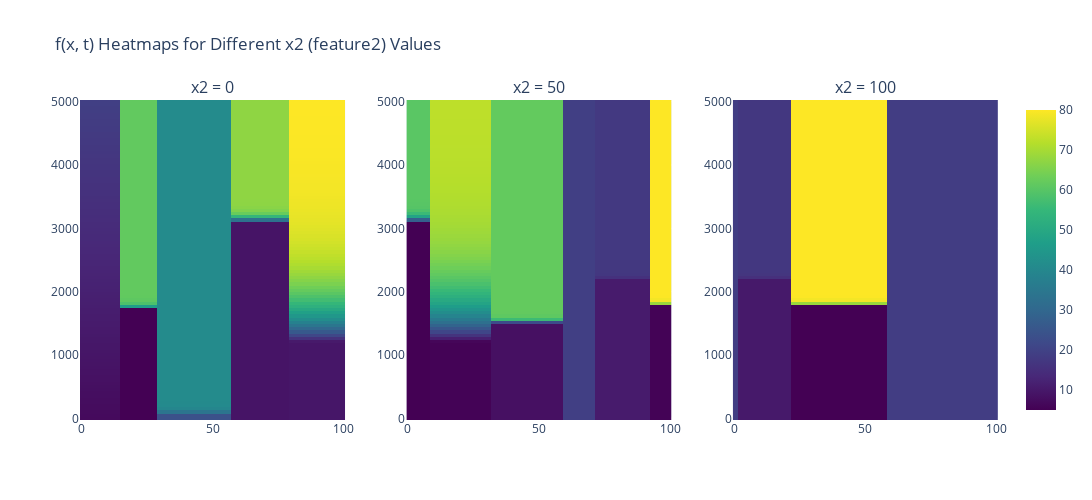

This figure's notebook cell:
### Code cell
# Import your RoelfesEmulator class here
# from your_module import RoelfesEmulator

# Setup
observations = 100
feature1 = np.linspace(0, 100, observations)
feature2_vals = [0, 50, 100]  # Pick 3 values

# Initialize emulator
em = RoelfesEmulator(dim=2, space_complexity=10, use_torch=False)
t_vals = em.t_vals  # use internal t_vals

# Create subplots: 1 row, 3 cols
fig = sp.make_subplots(rows=1, cols=3, subplot_titles=[f"x2 = {val}" for val in feature2_vals])

for i, x2_val in enumerate(feature2_vals):
    # Create features
    fixed_feature2 = np.full_like(feature1, x2_val)
    features = np.column_stack((feature1, fixed_feature2))  # shape (100, 2)

    # Evaluate using emulator
    Y = em.yield_calc(features)  # shape (100, 300)

    # Add heatmap to subplot (transpose for proper axis orientation)
    fig.add_trace(
        go.Heatmap(z=Y.T, x=feature1, y=t_vals, colorscale='Viridis', showscale=(i == 2)),
        row=1, col=i + 1
    )

# Layout tweaks
fig.update_layout(
    title="f(x, t) Heatmaps for Different x2 (feature2) Values",
    height=500,
    width=1200,
)

fig.show()
